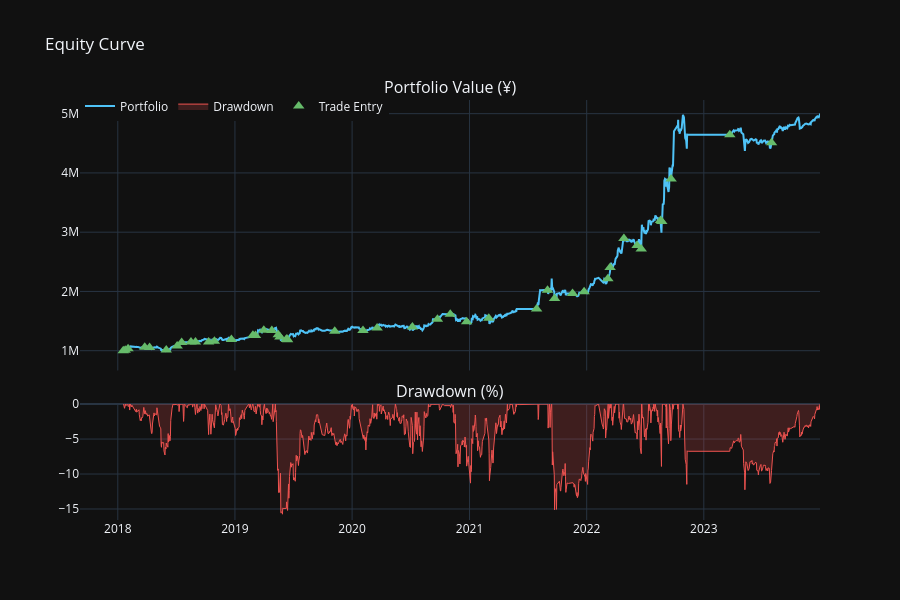

Notebook code cell kept with this figure:
### Markdown cell above
## Chart 1 — Equity Curve

### Code cell
eq = result.equity_curve

fig = make_subplots(
    rows=2, cols=1,
    shared_xaxes=True,
    row_heights=[0.7, 0.3],
    subplot_titles=["Portfolio Value (¥)", "Drawdown (%)"],
    vertical_spacing=0.08,
)

fig.add_trace(
    go.Scatter(x=eq.index, y=eq["portfolio_value"],
               name="Portfolio", line=dict(color="#4fc3f7", width=2)),
    row=1, col=1
)

# Drawdown
rolling_max = eq["portfolio_value"].cummax()
drawdown = (eq["portfolio_value"] - rolling_max) / rolling_max * 100
fig.add_trace(
    go.Scatter(x=eq.index, y=drawdown, name="Drawdown",
               fill="tozeroy", line=dict(color="#ef5350", width=1),
               fillcolor="rgba(239,83,80,0.2)"),
    row=2, col=1
)

# Mark trade entries
if not result.trade_log.empty:
    entries = result.trade_log[
        result.trade_log["action"].isin(["BUY", "SHORT_OPEN"]) &
        (result.trade_log["leg"] == "A")
    ].copy()
    entries["date"] = pd.to_datetime(entries["date"])
    entry_vals = eq["portfolio_value"].reindex(entries["date"], method="nearest")
    fig.add_trace(
        go.Scatter(
            x=entries["date"], y=entry_vals.values,
            mode="markers",
            marker=dict(symbol="triangle-up", size=10, color="#66bb6a"),
            name="Trade Entry"
        ),
        row=1, col=1
    )

fig.update_layout(
    height=600, template="plotly_dark",
    title=f"Equity Curve",
    legend=dict(orientation="h", y=1.02)
)
fig.show()

### Figure 1 — Plotly figure (JSON) as saved in the notebook; plotly's stock layout.template omitted (floating-point values rounded to 4 significant figures; data arrays with more than 128 entries replaced by an {"elided": "..."} marker saying what was removed)
{"data": [{"line": {"color": "#4fc3f7", "width": 2}, "name": "Portfolio", "type": "scatter", "x": {"elided": "1445 str values"}, "xaxis": "x", "y": {"elided": "1445 float values"}, "yaxis": "y"}, {"fill": "tozeroy", "fillcolor": "rgba(239,83,80,0.2)", "line": {"color": "#ef5350", "width": 1}, "name": "Drawdown", "type": "scatter", "x": {"elided": "1445 str values"}, "xaxis": "x2", "y": {"elided": "1445 float values"}, "yaxis": "y2"}, {"marker": {"color": "#66bb6a", "size": 10, "symbol": "triangle-up"}, "mode": "markers", "name": "Trade Entry", "type": "scatter", "x": ["2018-01-18T00:00:00.000000", "2018-01-24T00:00:00.000000", "2018-02-02T00:00:00.000000", "2018-03-26T00:00:00.000000", "2018-04-10T00:00:00.000000", "2018-06-01T00:00:00.000000", "2018-07-05T00:00:00.000000", "2018-07-19T00:00:00.000000", "2018-08-17T00:00:00.000000", "2018-08-31T00:00:00.000000", "2018-10-11T00:00:00.000000", "2018-10-29T00:00:00.000000", "2018-12-21T00:00:00.000000", "2019-02-26T00:00:00.000000", "2019-03-06T00:00:00.000000", "2019-04-01T00:00:00.000000", "2019-04-26T00:00:00.000000", "2019-05-16T00:00:00.000000", "2019-05-21T00:00:00.000000", "2019-06-10T00:00:00.000000", "2019-06-12T00:00:00.000000", "2019-06-14T00:00:00.000000", "2019-11-08T00:00:00.000000", "2020-02-04T00:00:00.000000", "2020-03-19T00:00:00.000000", "2020-07-07T00:00:00.000000", "2020-09-23T00:00:00.000000", "2020-11-02T00:00:00.000000", "2020-12-23T00:00:00.000000", "2021-03-02T00:00:00.000000", "2021-07-29T00:00:00.000000", "2021-09-01T00:00:00.000000", "2021-09-23T00:00:00.000000", "2021-11-18T00:00:00.000000", "2021-12-24T00:00:00.000000", "2022-03-08T00:00:00.000000", "2022-03-15T00:00:00.000000", "2022-04-27T00:00:00.000000", "2022-06-07T00:00:00.000000", "2022-06-20T00:00:00.000000", "2022-08-19T00:00:00.000000", "2022-08-23T00:00:00.000000", "2022-09-21T00:00:00.000000", "2023-03-23T00:00:00.000000", "2023-07-31T00:00:00.000000"], "xaxis": "x", "y": [1000000.0, 1006000.0, 1034000.0, 1058000.0, 1052000.0, 1013000.0, 1081000.0, 1138000.0, 1146000.0, 1147000.0, 1147000.0, 1158000.0, 1191000.0, 1260000.0, 1256000.0, 1346000.0, 1342000.0, 1269000.0, 1230000.0, 1190000.0, 1199000.0, 1186000.0, 1328000.0, 1341000.0, 1384000.0, 1398000.0, 1531000.0, 1617000.0, 1487000.0, 1548000.0, 1703000.0, 2019000.0, 1882000.0, 1965000.0, 1995000.0, 2212000.0, 2405000.0, 2892000.0, 2776000.0, 2715000.0, 3195000.0, 3181000.0, 3898000.0, 4644000.0, 4508000.0], "yaxis": "y"}], "layout": {"annotations": [{"font": {"size": 16}, "showarrow": false, "text": "Portfolio Value (¥)", "x": 0.5, "xanchor": "center", "xref": "paper", "y": 1, "yanchor": "bottom", "yref": "paper"}, {"font": {"size": 16}, "showarrow": false, "text": "Drawdown (%)", "x": 0.5, "xanchor": "center", "xref": "paper", "y": 0.276, "yanchor": "bottom", "yref": "paper"}], "height": 600, "legend": {"orientation": "h", "y": 1.02}, "title": {"text": "Equity Curve"}, "xaxis": {"anchor": "y", "domain": [0, 1], "matches": "x2", "showticklabels": false}, "xaxis2": {"anchor": "y2", "domain": [0, 1]}, "yaxis": {"anchor": "x", "domain": [0.356, 1]}, "yaxis2": {"anchor": "x2", "domain": [0, 0.276]}}}
